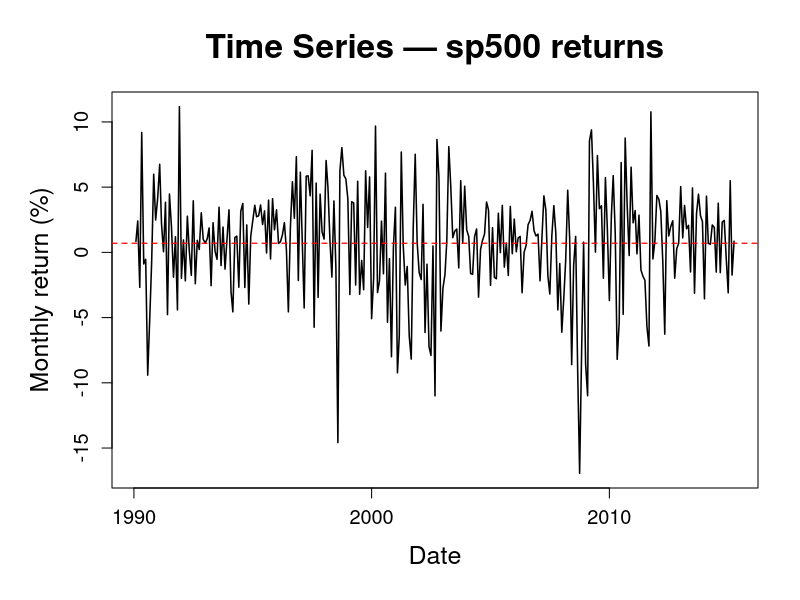
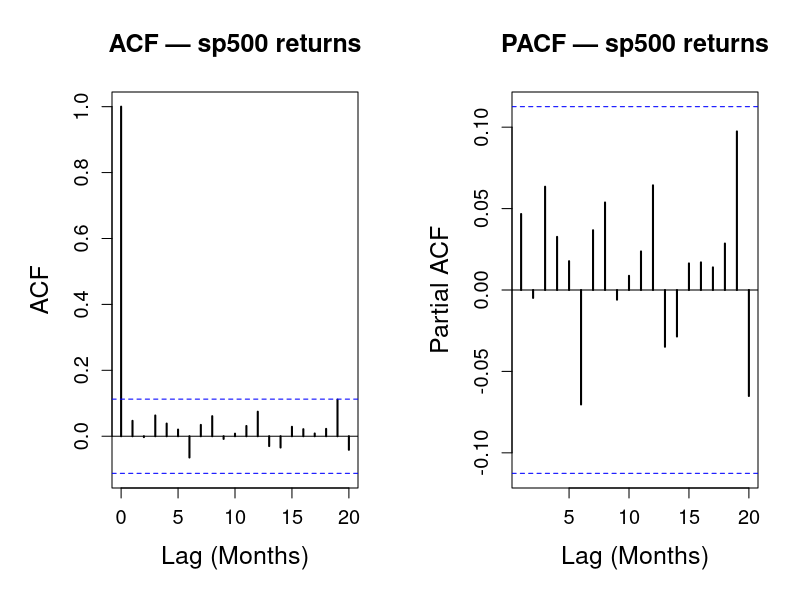

These figures' R source, in order: (Note: this script raises an error after producing the figures.)
### -------------------
### Run ALL other scripts before running this script
### -------------------


# ── Common style settings ──────────────────────────────────────────────────────
main_cex <- 2.0
lab_cex  <- 1.5
axis_cex <- 1.2

# ── Variogram function ─────────────────────────────────────────────────────────
variogram <- function(y, lagmax = 12, iprint = FALSE) {
  G <- rep(1, lagmax)
  n <- length(y)
  if (lagmax > n) lagmax <- n - 2
  
  y1 <- y[-1]
  y2 <- y[-n]
  d1 <- y1 - y2
  denom <- var(d1)
  
  for (k in 2:lagmax) {
    y1 <- y[(k + 1):n]
    y2 <- y[1:(n - k)]
    dk <- y1 - y2
    G[k] <- var(dk) / denom
  }
  
  ac <- c(acf(y, plot = FALSE, lag.max = lagmax)$acf)
  H <- (1 - ac[-1]) / (1 - ac[2])
  
  if (iprint) print(cbind(G, H))
  list(G = G, H = H)
}



# ── Load and prepare data ──────────────────────────────────────────────────────
data <- read.csv("data/processed/cleanedData.csv")
data$observation_date <- as.Date(paste0(data$observation_date, "-01"))

train_end <- c(2015, 4)

data_ts <- ts(data$sp500_ret, start = c(1990, 2), frequency = 12)
train <- window(data_ts, start = c(1990, 2), end = train_end)
train_data <- data[1:length(train), ]

sp500_x <- na.omit(train_data$sp500_ret)
sp500_dates <- train_data$observation_date[!is.na(train_data$sp500_ret)]



# ── Time series plot ───────────────────────────────────────────────────────────
if (!dir.exists("figs/ts")) {
  dir.create("figs/ts")
}

png("figs/ts/sp500_tsplot.png", width = 2000, height = 1300, res = 220)


par(
  mar = c(5.5, 5.5, 4.5, 2) + 0.1,
  cex.main = main_cex,
  cex.lab = lab_cex,
  cex.axis = axis_cex
)

plot(
  sp500_dates, sp500_x,
  type = "l",
  lwd = 1.5,
  xlab = "Date",
  ylab = "Monthly return (%)",
  main = "Time Series — sp500 returns"
)

abline(h = mean(sp500_x), col = "red", lty = 2, lwd = 1.2)

dev.off()

# ── ACF / PACF plot ────────────────────────────────────────────────────────────

if (!dir.exists("figs/acf_pacf")) {
  dir.create("figs/acf_pacf")
}

png("figs/acf_pacf/sp500_ret_acfpacf.png", width = 2400, height = 1200, res = 220)
par(
  mfrow = c(1, 2),
  mar = c(5.5, 5.5, 4.5, 2) + 0.1,
  cex.main = 1.5,
  cex.lab = lab_cex,
  cex.axis = axis_cex
)

acf(
  sp500_x,
  lag.max = 20,
  lwd = 2,
  xlab = "Lag (Months)",
  ylab = "ACF",
  main = "ACF — sp500 returns"
)

pacf(
  sp500_x,
  lag.max = 20,
  lwd = 2,
  xlab = "Lag (Months)",
  ylab = "Partial ACF",
  main = "PACF — sp500 returns"
)

dev.off()

png("figs/acf_pacf/BAA_acfpacf.png", width = 2400, height = 1200, res = 220)
par(
  mfrow = c(1, 2),
  mar = c(5.5, 5.5, 4.5, 2) + 0.1,
  cex.main = 1.5,
  cex.lab = lab_cex,
  cex.axis = axis_cex
)

acf(BAA_train, 
    lag.max = 20,
    lwd = 2,
    xlab = "Lag (Months)",
    ylab = "ACF",
    main = "ACF of differenced Baa spread")
pacf(BAA_train, 
     lag.max = 20,
     lwd = 2,
     xlab = "Lag (Months)",
     ylab = " Partial ACF",
     main = "PACF of differenced Baa spread")
dev.off()

png("figs/acf_pacf/VIX_acfpacf.png", width = 2400, height = 1200, res = 220)
par(
  mfrow = c(1, 2),
  mar = c(5.5, 5.5, 4.5, 2) + 0.1,
  cex.main = 1.5,
  cex.lab = lab_cex,
  cex.axis = axis_cex
)

acf(vix_train, 
    main = "ACF of differenced VIX",
    lag.max = 20,
    lwd = 2,
    xlab = "Lag (Months)",
    ylab = "ACF")
pacf(vix_train, 
     main = "PACF of differenced VIX",
     lag.max = 20,
     lwd = 2,
     xlab = "Lag (Months)",
     ylab = "Partial ACF")
dev.off()


# ── Variogram plot of S&P500 returns───────────────────────────────────────────
if (!dir.exists("figs/vario")) {
  dir.create("figs/vario")
}

vg <- variogram(sp500_x, lagmax = 12)
lags <- 1:12

png("figs/vario/sp500_ret_vario.png", width = 2200, height = 1300, res = 220)

par(
  mar = c(5.5, 5.5, 4.5, 2) + 0.1,
  cex.main = main_cex,
  cex.lab = lab_cex,
  cex.axis = axis_cex
)

matplot(
  lags, cbind(vg$G, vg$H),
  type = "b",
  pch = c(16, 17),
  col = c("steelblue", "darkorange"),
  lwd = 2.5,
  xlab = "Lag (months)",
  ylab = "Variogram",
  main = "Variogram — sp500 returns"
)

abline(h = 1, col = "black", lty = 2, lwd = 1.2)

legend(
  "bottomright",
  legend = c("G", "H"),
  col = c("steelblue", "darkorange"),
  pch = c(16, 17),
  lwd = 2,
  bty = "n",
  cex = 1.3
)

dev.off()



# ── ccf plots ─────────────────────────────────────────────────────────────
if (!dir.exists("figs/ccf")) {
  dir.create("figs/ccf")
}

png("figs/ccf/Copper_ccf.png", width = 1497, height = 1044, res = 220)
ccf(copper_ldiff[1:ntrain], c(train), main = "CCF of log differenced Copper & SP500 returns",  ylab = "CCF", xlab="Lag (Months)", lag.max = 10)
dev.off()

png("figs/ccf/INDPRO_ccf.png", width = 1497, height = 1044, res = 220)
ccf(indpro_diff[1:ntrain], c(train), main = "CCF of differenced INDPRO & SP500 returns",  ylab = "CCF", xlab="Lag (Months)", lag.max = 10)
dev.off()

png("figs/ccf/CPI_ccf.png", width = 1497, height = 1044, res = 220)
ccf(data$CPI[1:ntrain], c(train), main = "CCF of CPI % change & SP500 returns",  ylab = "CCF", xlab="Lag (Months)", lag.max = 10)
dev.off()

png("figs/ccf/Silver_ccf.png", width = 1497, height = 1044, res = 220)
ccf(silver_ldiff[1:ntrain], c(train), main = "CCF of log differenced Silver & SP500 returns",  ylab = "CCF", xlab="Lag (Months)", lag.max = 10)
dev.off()

png("figs/ccf/Gold_ccf.png", width = 1497, height = 1044, res = 220)
ccf(gold_ldiff[1:ntrain], c(train), main = "CCF of log differenced Gold & SP500 returns",  ylab = "CCF", xlab="Lag (Months)", lag.max = 10)
dev.off()

png("figs/ccf/BAA_ccf.png", width = 1497, height = 1044, res = 220)
ccf(BAA_train,train, main = "CCF of differenced Baa spread & SP500 returns", ylab = "CCF", xlab="Lag (Months)", lag.max = 10)
dev.off()

png("figs/ccf/VIX_ccf.png", width = 1497, height = 1044, res = 220)
ccf(vix_train,train, main = "CCF of differenced VIX & SP500 returns", ylab = "CCF", xlab="Lag (Months)", lag.max = 10) 
dev.off()


# ───────────────────────────────────────────────────────────────
cat("Done. New figures saved in figs/\n")
